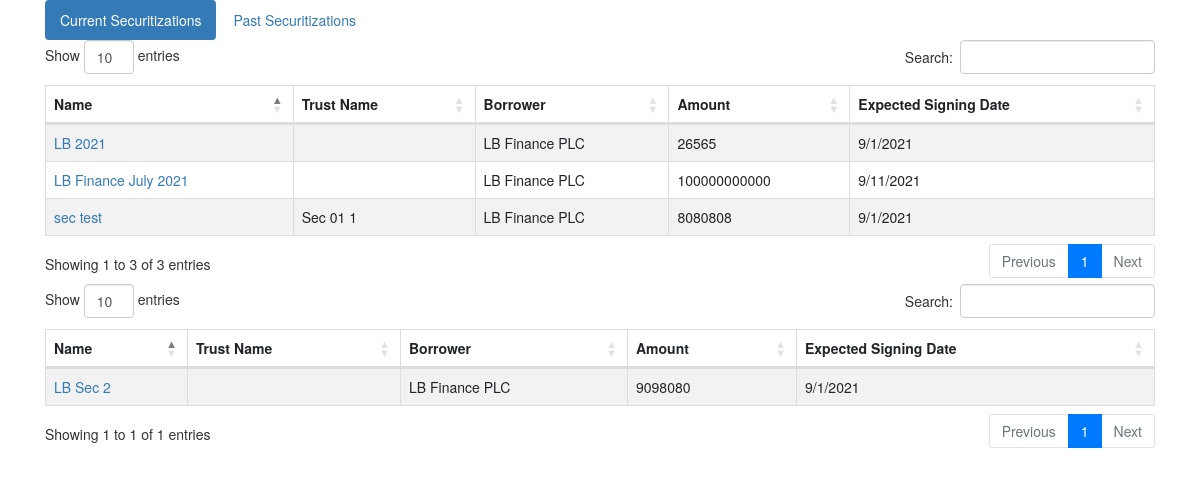
The app's page /view_securitizations with its own data.
### trusteeapp/models.py (models this page shows, shortened)
class Securitization(models.Model):
    temp_name = models.CharField(max_length=200)
    borrower = models.ForeignKey(Borrower, on_delete=PROTECT)
    arranger_name  = models.CharField(max_length=200) # change this to ForeignKey later
    amount_raised = models.IntegerField()
    expected_sign_date = models.CharField(max_length=200,blank=True)
    td_firstdraft = models.FileField()
    trust_name = models.CharField(default="",max_length=200,blank=True)
    trust_bank_account_no = models.CharField(default="",max_length=200,blank=True)
    trust_bank_account_branch = models.CharField(default="",max_length=200,blank=True)
    trust_bank_account_bank = models.CharField(default="",max_length=200,blank=True)
    lawyer_name = models.CharField(max_length=200)
    auditor_name = models.CharField(max_length=200)
    trustee_approved = models.BooleanField(default=False)
    deal_signed = models.BooleanField(default=False)
    cashflow_checked = models.BooleanField(default=False)
    deal_signed_date = models.DateField(blank=True,null=True)
    td_completedraft = models.FileField(blank=True)
    td_completesigned = models.FileField(blank=True)
    board_resolution = models.FileField(blank=True)
    information_memo = models.FileField(blank=True)
    audit_report = models.FileField(blank=True)
    investor_schedule_file = models.FileField(blank=True)
    investments_file = models.FileField(blank=True)
    security_list_file = models.FileField(blank=True)
    trust_certificates = models.FileField(blank=True)

class Borrower(models.Model):
    borrower_name = models.CharField(max_length=200)
    borrower_address = models.CharField(max_length=300)
    borrower_contact_name = models.CharField(max_length=200)
    borrower_contact_number = models.IntegerField()

### trusteeapp/views.py (the view)
# urls.py: path("view_securitizations",views.view_securitizations),
def view_securitizations(request):
    current = Securitization.objects.filter(trustee_approved=False)
    past = Securitization.objects.filter(trustee_approved=True)
    context = {"currentdeals":current,"pastdeals":past}
    return render(request,"trusteeapp/view_securitizations.html",context)

### trusteeapp/templates/trusteeapp/view_securitizations.html (shortened to what this page needs)
{% extends "trusteeapp/base_trustee.html" %}
{% load crispy_forms_tags %}
{% block content %}
<div id="exTab1" class="container">
    <ul  class="nav nav-pills">
        <li class="active"><a href="#1a" data-toggle="tab">Current Securitizations</a></li>
        <li><a href="#2a" data-toggle="tab">Past Securitizations</a></li>
    </ul>
    <div class="tab-content clearfix">
        <div class="tab-pane active" id="1a">
            {% if currentdeals %}
            <table class="table table-striped table-bordered dataTable showtable" style="width: 100%;" >
                <thead><tr><th>Name</th><th>Trust Name</th><th>Borrower</th><th>Amount</th><th>Expected Signing Date</th></tr></thead>
                <tbody>
                    {% for sec in currentdeals %}<tr><td><a href="update_securitization_trustee/{{sec.id}}">{{sec.temp_name}}</a></td><td>{{sec.trust_name}}</td><td>{{sec.borrower.borrower_name}}</td><td>{{sec.amount_raised}}</td><td>{{sec.expected_sign_date}}</td></tr>{% endfor %}
                </tbody>
            </table>
            {% endif %}
        </div>
        <div class="tab-pane active" id="2a">
            {% if pastdeals %}
            <table class="table table-striped table-bordered dataTable showtable" style="width: 100%;" >
                <thead><tr><th>Name</th><th>Trust Name</th><th>Borrower</th><th>Amount</th><th>Expected Signing Date</th></tr></thead>
                <tbody>
                    {% for sec in pastdeals %}<tr><td><a href="update_securitization_trustee/{{sec.id}}">{{sec.temp_name}}</a></td><td>{{sec.trust_name}}</td><td>{{sec.borrower.borrower_name}}</td><td>{{sec.amount_raised}}</td><td>{{sec.expected_sign_date}}</td></tr>{% endfor %}
                </tbody>
            </table>
            {% endif %}
        </div>
    </div>
{% endblock content %}

### records on screen
Securitization: temp_name "LB 2021", borrower.borrower_name "LB Finance PLC", amount_raised "26565", expected_sign_date "9/1/2021"
Securitization: temp_name "sec test", trust_name "Sec 01 1", borrower.borrower_name "LB Finance PLC", amount_raised "8080808", expected_sign_date "9/1/2021"
Securitization: temp_name "LB Finance July 2021", borrower.borrower_name "LB Finance PLC", amount_raised "100000000000", expected_sign_date "9/11/2021"
Securitization: temp_name "LB Sec 2", borrower.borrower_name "LB Finance PLC", amount_raised "9098080", expected_sign_date "9/1/2021"
